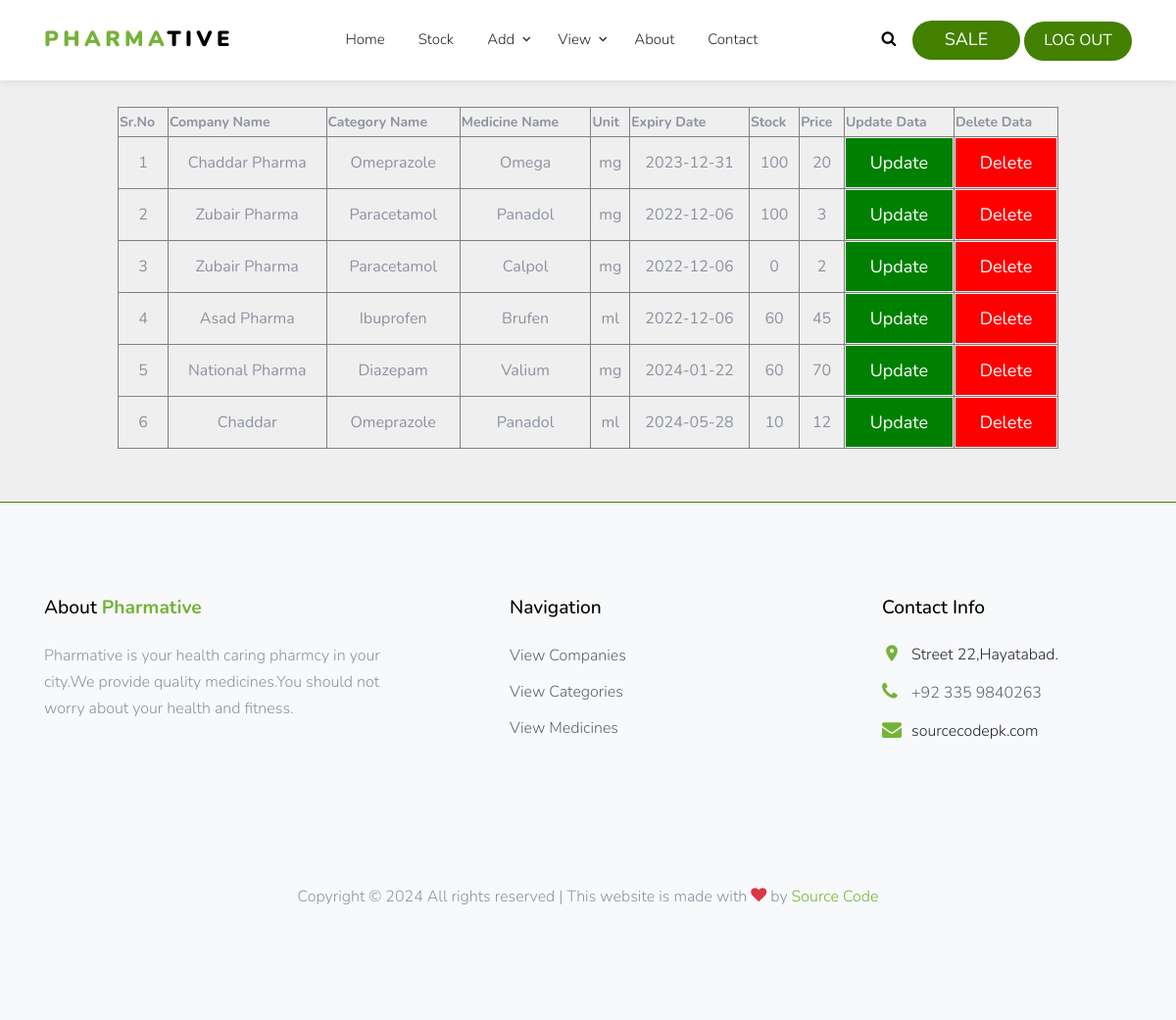
The page /viewmedicine.php on the database its author committed.
### tables this page shows
CREATE TABLE `medicine` (
  `id` int(150) NOT NULL,
  `companyname` varchar(150) NOT NULL,
  `categoryname` varchar(150) NOT NULL,
  `medicinename` varchar(100) NOT NULL,
  `unit` varchar(100) NOT NULL,
  `expiry` date NOT NULL,
  `stock` int(150) NOT NULL,
  `price` varchar(150) NOT NULL
);

### viewmedicine.php (the view, shortened to what this page needs)
<html>
<head>
</head>
<body >
<?php
include('menu.php');
?>
<?php
$l="localhost";
$r="root";
$p="";
$d="pharmative";
$m=mysqli_connect($l,$r,$p,$d);
$q="select * from medicine";
$n=mysqli_query($m,$q);
echo "<table align='center' border='1px ' id='table' style='width:80%; height:250px; '>";
echo "<tr style='height:30px; font-size:14px;'>";
echo "<th>"."Sr.No"."</th>";
echo "<th>"."Company Name"."</th>";
echo "<th>"."Category Name"."</th>";
echo "<th>"."Medicine Name"."</th>";
echo "<th>"."Unit"."</th>";
echo "<th>"."Expiry Date"."</th>";
echo "<th>"."Stock"."</th>";
echo "<th>"."Price"."</th>";
echo "<th>"."Update Data"."</th>";
echo "<th>"."Delete Data"."</th>";
echo "</tr>";
$r=1;
while($o=mysqli_fetch_array($n)){
    $id=$o['id'];
	echo "<tr align='center'>";
	echo "<td>".$r."</td>";
	echo "<td>".$o['companyname']."</td>";
	echo "<td>".$o['categoryname']."</td>";
	echo "<td>".$o['medicinename']."</td>";
    echo "<td>".$o['unit']."</td>";
	echo "<td>".$o['expiry']."</td>";
	echo "<td>".$o['stock']."</td>";
	echo "<td>".$o['price']."</td>";
	echo "<td>"."<a href='updatemedicine.php?id=$id'>"."<input type='submit' value='Update' style='width:100%; height:50px; background:green; color:white;  cursor:pointer; font-size:18px; border:none;'"."</a>"."</td>";
	echo "<td>"."<a href='deletemedicine.php?id=$id'>"."<input type='submit' value='Delete' style='width:100%; height:50px; background:red; color:white; cursor:pointer; font-size:18px; border:none;'"."</a>"."</td>";
	echo "</tr>";
	$r++;
}
echo "</table>";
?>
<br><br>
<?php
include('footer.php');
?>
</body>
</html>

### css/style.css (style rules this page uses)
body { line-height: 1.7; color: #8c92a0; font-weight: 300; font-size: 16px; background: #efefef; }
a { -webkit-transition: .3s all ease; -o-transition: .3s all ease; transition: .3s all ease; }

### rows shown on the page
medicine: companyname "Chaddar Pharma", categoryname "Omeprazole", medicinename "Omega", unit "mg", expiry "2023-12-31", stock "100", price "20"
medicine: companyname "Zubair Pharma", categoryname "Paracetamol", medicinename "Panadol", unit "mg", expiry "2022-12-06", stock "100", price "3"
medicine: companyname "Zubair Pharma", categoryname "Paracetamol", medicinename "Calpol", unit "mg", expiry "2022-12-06", stock "0", price "2"
medicine: companyname "Asad Pharma", categoryname "Ibuprofen", medicinename "Brufen", unit "ml", expiry "2022-12-06", stock "60", price "45"
medicine: companyname "National Pharma", categoryname "Diazepam", medicinename "Valium", unit "mg", expiry "2024-01-22", stock "60", price "70"
medicine: companyname "Chaddar", categoryname "Omeprazole", medicinename "Panadol", unit "ml", expiry "2024-05-28", stock "10", price "12"
